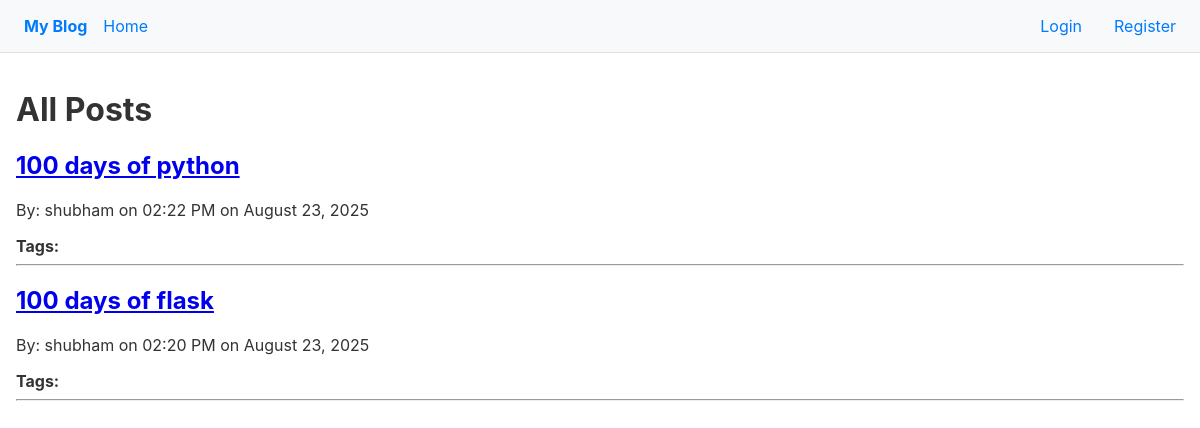
The app's page /, older data.
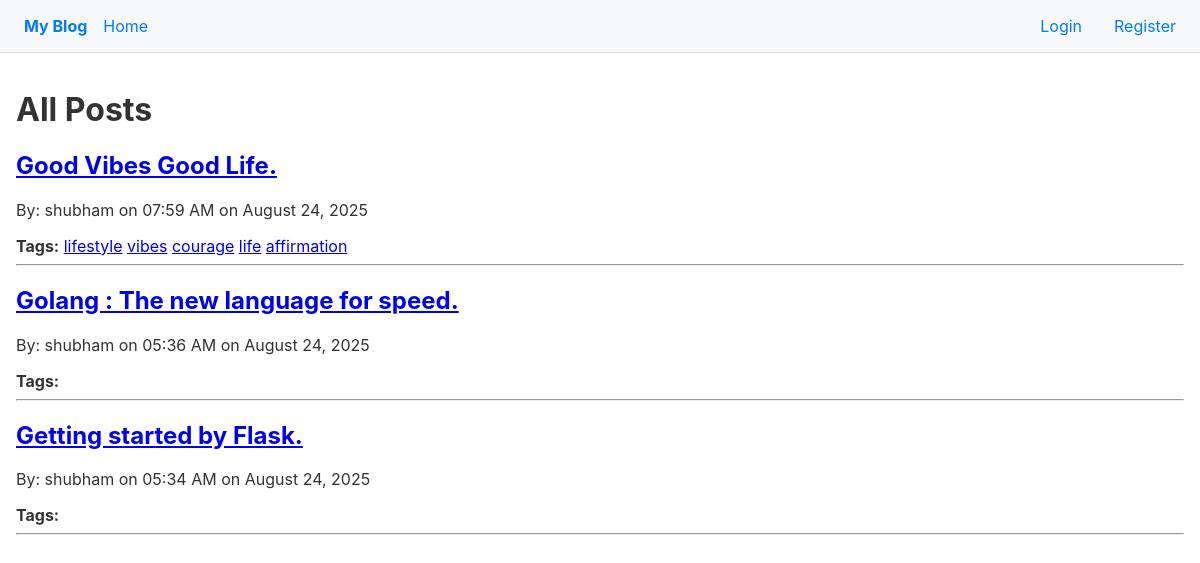
The same page, newer data.
### models.py (models this page shows, shortened)
class Post(db.Model):
    __tablename__ = "posts"
    id = db.Column(db.Integer, primary_key=True)
    title = db.Column(db.String(255), nullable=False, unique=True)
    body = db.Column(db.Text, nullable=False)
    created_at = db.Column(db.DateTime, nullable=False, server_default=db.func.now())
    is_published = db.Column(db.Boolean())
    slug = db.Column(db.String(255))
    user_id = db.Column(db.Integer, db.ForeignKey("users.id"), nullable=False) #FK
    owner = db.relationship("User", back_populates="posts")
    tags = db.relationship("Tag", secondary="post_tags", back_populates="posts")
    comments = db.relationship('Comment', back_populates='post', cascade='all, delete-orphan')

class User(db.Model, UserMixin):
    __tablename__ = "users"
    id = db.Column(db.Integer, primary_key=True)
    username = db.Column(db.String(50), nullable=False, unique=True)
    email = db.Column(db.String(100), nullable=False, unique=True)
    password = db.Column(db.String(255), nullable=False)
    profile_picture = db.Column(db.String(255))
    about_me = db.Column(db.Text)
    created_at = db.Column(db.DateTime, nullable=False, server_default=db.func.now())
    posts = db.relationship("Post", back_populates="owner", cascade="all, delete-orphan")
    comments = db.relationship("Comment", back_populates="")
    comments = db.relationship('Comment', back_populates='author')
    followers = db.relationship(
        "User",
        secondary="follows",
        primaryjoin = (follows.c.followed_id == id),
        secondaryjoin = (follows.c.follower_id == id),
        back_populates = "following"
    )
    following = db.relationship(
        "User",
        secondary="follows",
        primaryjoin = (follows.c.follower_id == id),
        secondaryjoin = (follows.c.followed_id == id),
        back_populates = "followers"
    )

class Tag(db.Model):
    __tablename__ = "tags"
    id = db.Column(db.Integer, primary_key=True)
    name = db.Column(db.String(50), nullable=False, unique=True)
    posts = db.relationship("Post", secondary="post_tags", back_populates="tags")

### app.py (the view)
@app.route("/")
def home():
    posts = Post.query.order_by(Post.created_at.desc()).all()
    return render_template("home.html", title="New Post", posts=posts)

### templates/home.html
{% extends "base.html" %}
{% block body %}
    {% if tag_name %}
    <h1>{{ tag_name }}</h1>
    {% else %}
    <h1>All Posts</h1>
    {% endif %}
    {% for post in posts %}
        <article>
            <h2><a href="{{ url_for('view_post', post_id=post.id) }}">{{ post.title }}</a></h2>
            <p>By: {{ post.owner.username }} on {{ post.created_at.strftime('%I:%M %p on %B %d, %Y')}}</p>
            <div>
               <strong>Tags:</strong>
                {% for tag in post.tags %}
                    <a href="{{ url_for('posts_by_tag', tag_name=tag.name) }}">{{ tag.name }}</a>
                {% endfor %}
            </div>
        </article>
        <hr>
    {% else %}
        <p>No posts have been created yet!</p>
    {% endfor %}
{% endblock %}

### templates/base.html (shortened to what this page needs)
<!DOCTYPE html>
<html lang="en">
<head>
</head>
<body>
    <nav>
        <div class="nav-left">
            <a href="{{ url_for('home') }}"><strong>My Blog</strong></a>
            <a href="{{ url_for('home') }}">Home</a>
        </div>
        <div class="nav-right">
            {% if current_user.is_authenticated %}
                <a href="{{ url_for('create_post') }}">Create Post</a>
                <a href="{{ url_for('user_profile', username=current_user.username) }}">My Profile</a>
                <span>Welcome, {{ current_user.username }}</span>
                <a href="{{ url_for('logout') }}">Logout</a>
            {% else %}
                <a href="{{ url_for('login') }}">Login</a>
                <a href="{{ url_for('register') }}">Register</a>
            {% endif %}
        </div>
    </nav>
    <div class="content">
        {% block body %}
        {% endblock %}
    </div>
</body>
</html>

### templates/base.html (style rules this page uses)
body { font-family: -apple-system, BlinkMacSystemFont, "Segoe UI", Roboto, "Helvetica Neue", Arial, sans-serif; margin: 0; color: #333; }
nav { background-color: #f8f9fa; padding: 0.5rem 1rem; border-bottom: 1px solid #dee2e6; display: flex; justify-content: space-between; align-items: center; }
nav a { text-decoration: none; color: #007bff; padding: 0.5rem; }
.nav-left, .nav-right { display: flex; align-items: center; }
.nav-right > * { margin-left: 1rem; }
.content { padding: 1rem; }

Row changes from the older to the newer data that the page shows:
removed Post: title "100 days of python", owner.username "shubham", created_at "02:22 PM on August 23, 2025"
removed Post: title "100 days of flask", owner.username "shubham", created_at "02:20 PM on August 23, 2025"
added Post: title "Good Vibes Good Life.", owner.username "shubham", created_at "07:59 AM on August 24, 2025"
added Tag: name "lifestyle"
added Tag: name "vibes"
added Tag: name "courage"
added Tag: name "life"
added Tag: name "affirmation"
added Post: title "Golang : The new language for speed.", owner.username "shubham", created_at "05:36 AM on August 24, 2025"
added Post: title "Getting started by Flask.", owner.username "shubham", created_at "05:34 AM on August 24, 2025"
